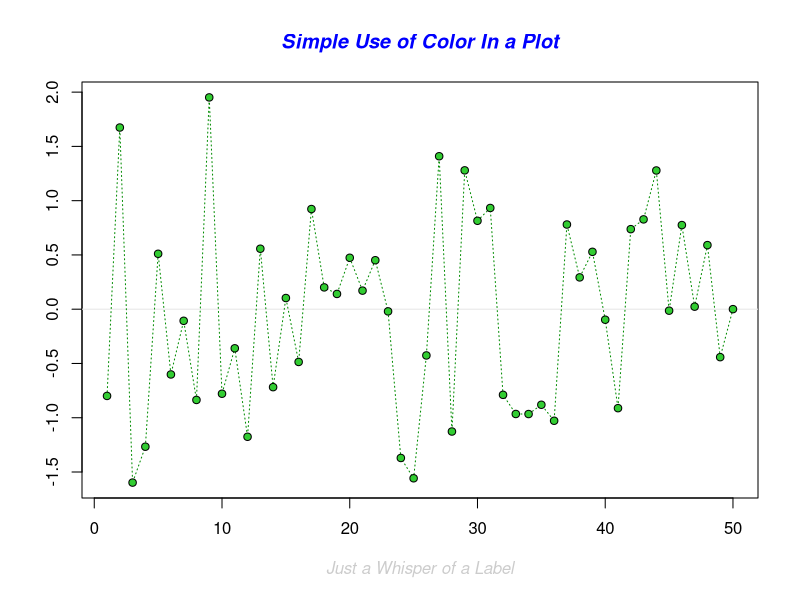
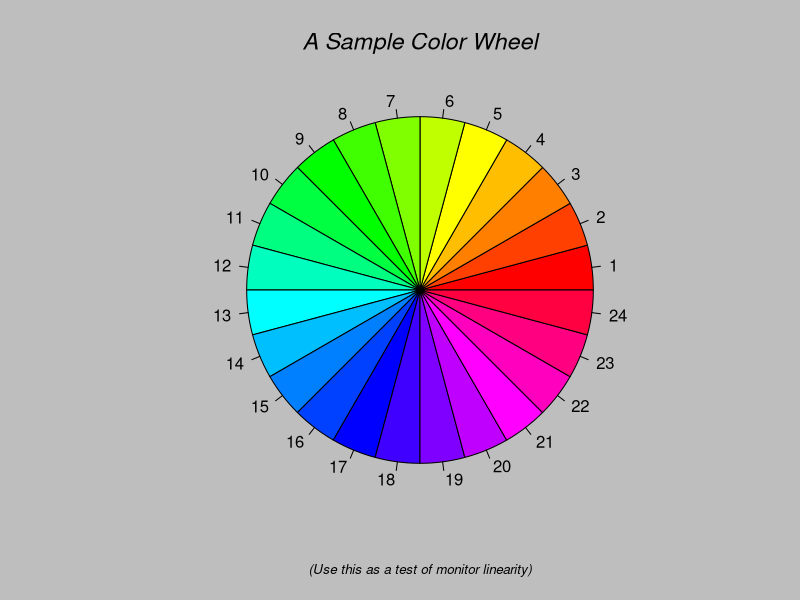
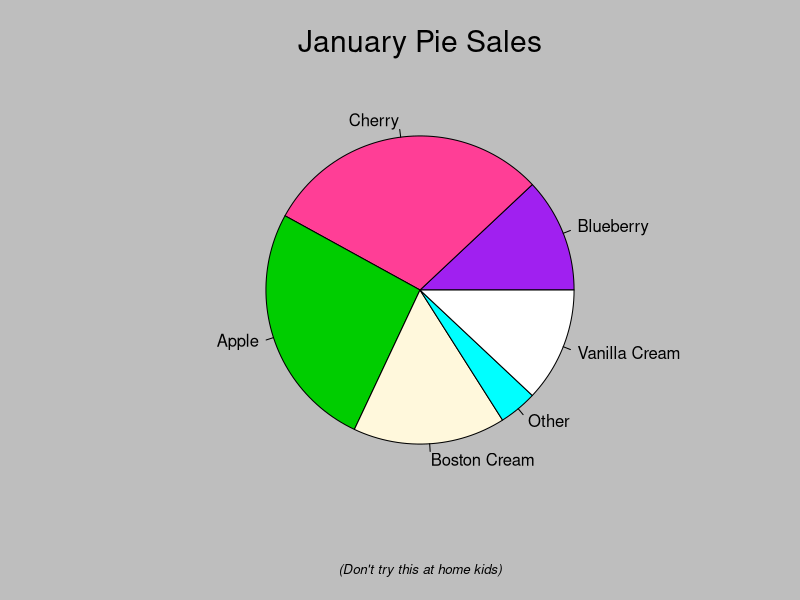
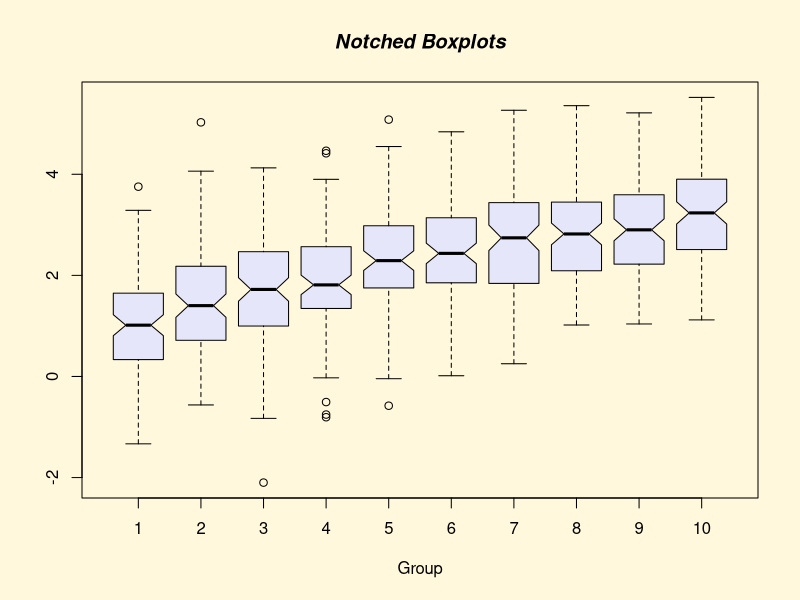
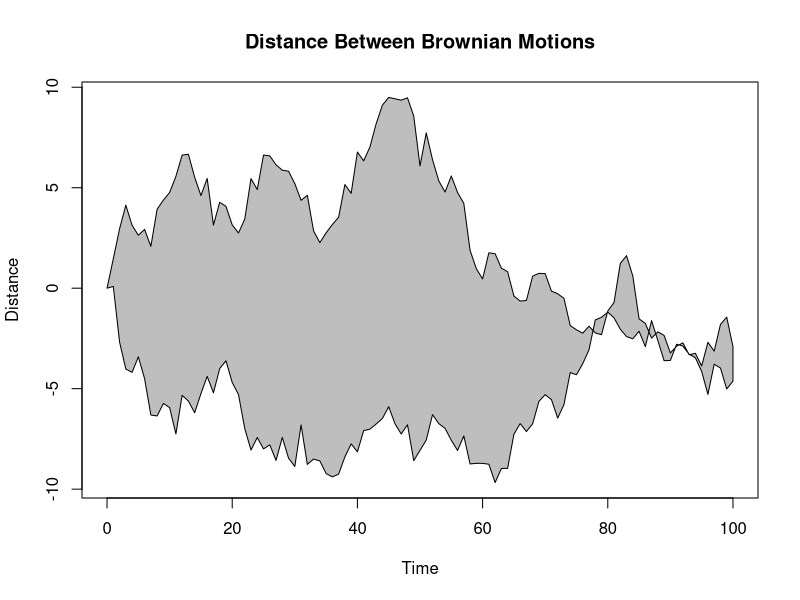
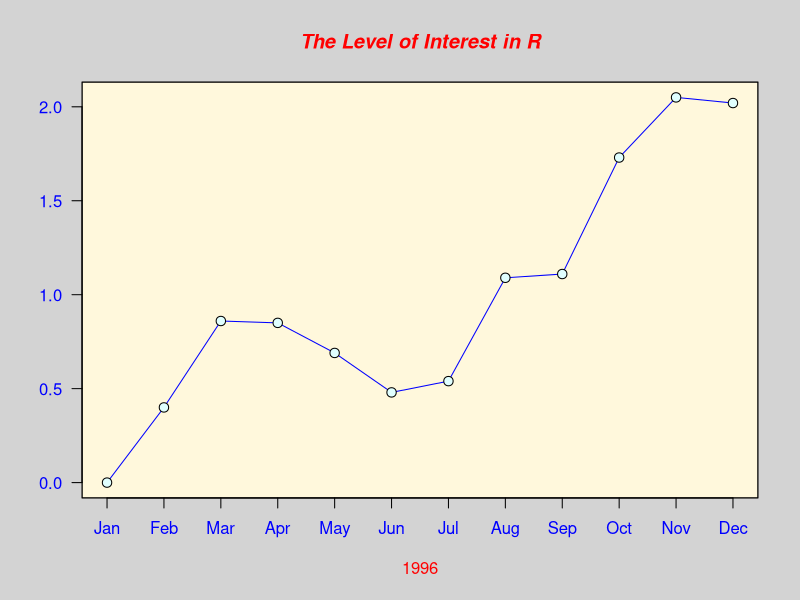
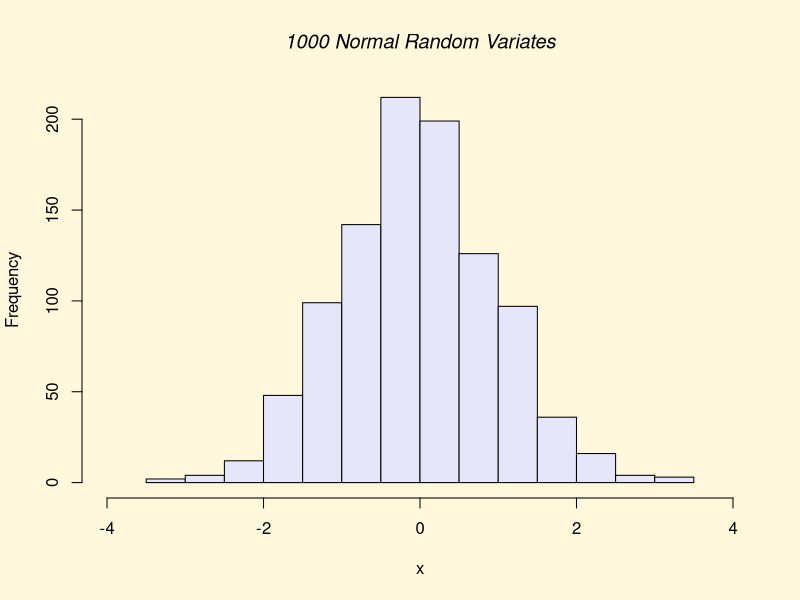
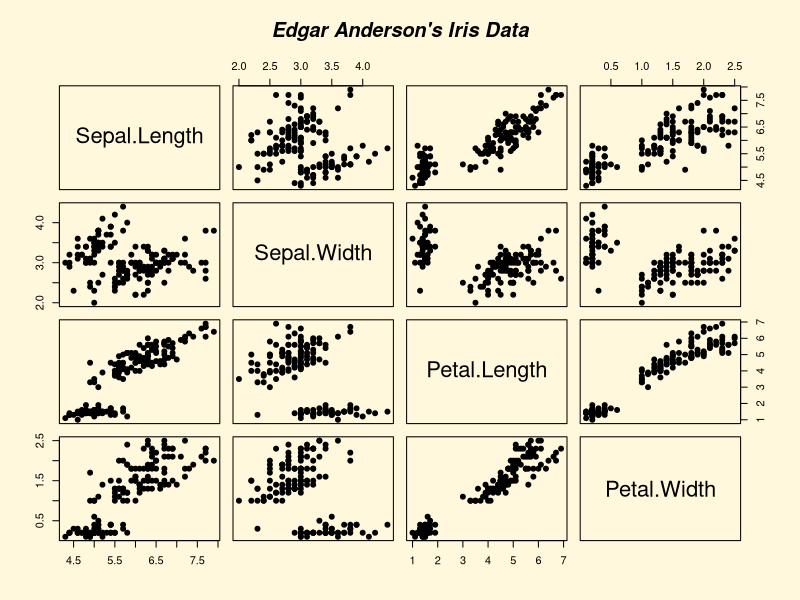

Reproduce these figures in R, in order.
# Gráficos em R - Base Plotting System

# Obs.: Caso tenha problemas com a acentuação, consulte este llink:
# https://support.rstudio.com/hc/en-us/articles/200532197-Character-Encoding

# Configurando o diretório de trabalho
# Coloque entre aspas o diretório de trabalho que você está usando no seu computador
# Não use diretórios com espaço no nome
setwd("d:/Projetos/datascience/RFundamentos/Cap04")
getwd()

# Lista de pacotes base carregados
#------------------------------------------------------------------------------
search()

# Demo
demo("graphics")

# Plot básico
x = 5:7
y = 8:10
plot(x,y)
?plot

altura <- c(145, 167, 176, 123, 150)
largura <- c(51, 63, 64, 40, 55)
plot(altura, largura)

# Plotando um dataframe
?lynx
plot(lynx)
plot(lynx, ylab="Plots com dataframes", xlab="")
plot(lynx, ylab="Plots com dataframes", xlab="Observações")
plot(lynx, main="Plots com Dataframes", col="red")
plot(lynx, main="Plot com Dataframes", col="red", col.main=52, cex.main=1.5)

# Histograma (distribuição de frequência)
#------------------------------------------------------------------------------
library(datasets)
hist(warpbreaks$breaks)

# Boxplot
#------------------------------------------------------------------------------
airquality
transform(airquality, Month=factor(Month))
?transform
boxplot(Ozone ~ Month, airquality, xlab="Month", ylab="Ozone (ppb)")

# Especificando os parâmetros
#------------------------------------------------------------------------------
# col - cor do plot
# lty - tipo de linha
# lwd - largura da linha
# pch - símbolo do plot
# xlab - label do eixo x
# ylab - label do eixo y
# las - orientação dos labels dos eixos
# bg - background color
# mfrow - número de plots por linha
# mfcool - número de plots por coluna

# Funções básicas de plot
#------------------------------------------------------------------------------
# plot() - scatterplot (dispersão)
# lines - adiciona linhas ao gráfico
# points() - adiciona pontos ao gráfico
# text() - adiciona label ao gráfico
# title() - adiciona título ao gráfico

?par
par()
par('pch')
par('lty')

x = 2:4
plot(x, pch="c")

data = 1:8
par(mfrow=c(2,2), col.axis="red")
plot(data, las=0, xlab="xlab", ylab="ylab", main="LAS = 0")
plot(data, las=1, xlab="xlab", ylab="ylab", main="LAS = 1")
plot(data, las=2, xlab="xlab", ylab="ylab", main="LAS = 2")
plot(data, las=3, xlab="xlab", ylab="ylab", main="LAS = 3")
legend("topright", pch=1, col=c("blue","red"), legend=c("Var1","Var2"))
par(mfrow=c(1,1))

# Core disponíveis
colors()

# Salvando os gráficos
#------------------------------------------------------------------------------
# png
png("Grafico1.png", width=500, height=500, res=72)

plot(iris$Sepal.Length, iris$Petal.Length, col=iris$Species, main="Gráfico gerado a partir do Iris")
dev.off()

# pdf
pdf("Grafico2.pdf")
plot(iris$Sepal.Length, iris$Petal.Length, col=iris$Species, main="Gráfico gerado a partir do Iris")
dev.off()

# Estendendo as funções do plot
#------------------------------------------------------------------------------
install.packages("plotrix")
library(plotrix)
?plotrix

par(mfrow=c(1,1), col.axis="red")
plot(1:6, las=3, xlab="lty 1:6", ylab="", main="Mais opções ao plot")
ablineclip(v=1, lty=1, col="sienna2", lwd=2)
ablineclip(v=2, lty=1, col="sienna2", lwd=2)
ablineclip(v=3, lty=1, col="sienna2", lwd=2)
ablineclip(v=4, lty=1, col="sienna2", lwd=2)
ablineclip(v=5, lty=1, col="sienna2", lwd=2)
ablineclip(v=6, lty=1, col="sienna2", lwd=2)
ablineclip(v=7, lty=1, col="sienna2", lwd=2)

plot(lynx)
plot(lynx, type="p", main="Type p")
plot(lynx, type="l", main="Type l")
plot(lynx, type="b", main="Type b")
plot(lynx, type="o", main="Type o")
plot(lynx, type="h", main="Type h")
plot(lynx, type="s", main="Type s")
plot(lynx, type="n", main="Type n")

# Dois plots juntos
#------------------------------------------------------------------------------
par(mar=c(4,3,3,3), col.axis="black")

plot(cars$speed, type="s", col="red", bty="n", xlab="Cars ID", ylab="")
text(8, 14, "Velocidade", cex=0.85, col="red")

par(new=T)

plot(cars$dist, type="s", bty="n", ann=F, axes=F, col="darkblue")
axis(side=4)
text(37, 18, "Distância", cex=0.85, col="darkblue")
title(main="Velocidade x Distância")

# Plots a apartir de datasets
#------------------------------------------------------------------------------
df <- read.csv('pibpercap.csv', stringsAsFactors = F)
df_1982 <- subset(df, ano==1982)
plot(expectativa ~ pibpercap, data=df_1982, log="x")
View(df)

# Nomes para as colunas
#------------------------------------------------------------------------------
mycol <- c(Asia="tomato", Europe="chocolate4", Africa="dodgerblue2", Americas="darkgoldenrod1", Oceania="green4")
plot(expectativa ~ pibpercap, data=df_1982, log="x", col=mycol[continente])

# Função para a escala
#------------------------------------------------------------------------------
mycex <- function(var, r, f=sqrt){
  x = f(var)
  x_scaled = (x - min(x))/(max(x) - min(x))
  r[1] + x_scaled * (r[2] - r[1])
}

plot(expectativa ~ pibpercap, data=df_1982, log="x", col=mycol[continente], cex=mycex(pop, r=c(0.2, 10)))

  